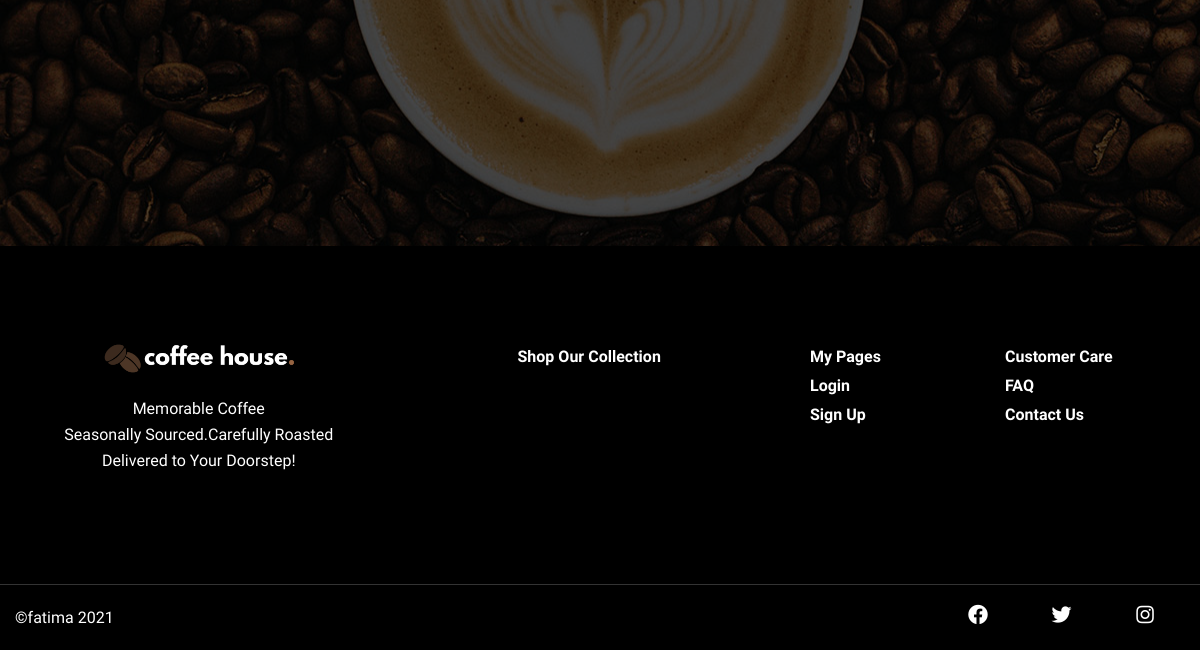
Before: /contact (lower part) with the older database file.
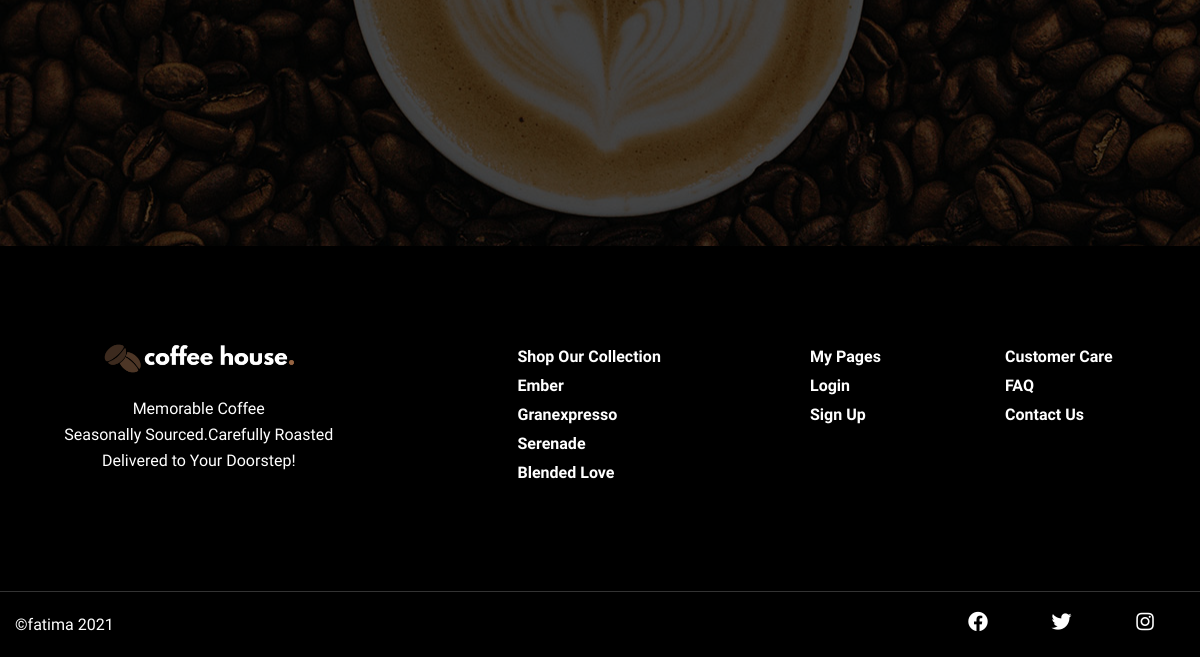
After: the same page with the newer database file.
### products/models.py (models this page shows, shortened)
class Product(models.Model):
    name = models.CharField(max_length=250)
    sku = models.CharField(max_length=40, null=True, blank=True)
    description = models.TextField(null=True, blank=True)
    price = models.DecimalField(max_digits=5, decimal_places=2, null=False, default=0)
    image = models.ImageField(null=True, blank=True, upload_to='static/uploaded_images')
    image_link = models.URLField(max_length=1024, null=True, blank=True)
    in_stock = models.BooleanField(default=True)

### contact/views.py (the view)
# urls.py: path('', include('contact.urls')),
def contact(request):
    products = Product.objects.all()
    product_data = []
    product_url = [{'name':p.name} for p in products]
    cart_data = request.session['cart'] if 'cart' in request.session else {}
    has_item = True if len(cart_data)>0 else False
    for product in products:
        product_data.append({
            'image':str(product.image.url).replace('static',''),
            'name':product.name,
            'price':float(product.price),
            'description':product.description,
            'sku':product.sku
        })
    request.session['data'] = product_url
    return render(request, 'contacts/contact.html', {'data':product_data,'cart':cart_data,'has_item':has_item})

### contact/templates/contacts/contact.html (shortened to what this page needs)
{% extends 'account/base.html' %}
{% load static %}

### templates/allauth/account/base.html (shortened to what this page needs)
{% load static %}
<!DOCTYPE html>
<html lang="en">
<head>
    <link rel="stylesheet" href="{% static 'assets/bootstrap/css/bootstrap.min.css' %}">
    <link rel="stylesheet" href="{% static 'assets/fonts/font-awesome.min.css' %}">
    <link rel="stylesheet" href="{% static 'assets/css/all.min.css' %}">
    <link rel="stylesheet" href="{% static 'assets/css/magnific-popup.css' %}">
    <link rel="stylesheet" href="{% static 'assets/css/animate.min.css' %}">
    <link rel="stylesheet" href="{% static 'assets/css/style.css' %}">
    <link rel="stylesheet" href="{% static 'assets/css/responsive.css' %}">
</head>
<body>
    <section class="shop-our-collection">
    </section>
    <section class="footer-top-area section-padding">
        <div class="container">
            <div class="row">
                <div class="col-md-5 col-sm-5">
                    <div class="footer-logo">
                        <a href="{% url 'home' %}"><img src="{% static 'assets/images/logo.png' %}" alt="logo"></a>
                    </div>
                    <h6> Memorable Coffee <br> Seasonally Sourced.Carefully Roasted <br>Delivered to Your Doorstep!</h6>
                </div>
                <div class="col-md-3 col-sm-3">
                    <div class="single-footer-top">
                        <div class="footer-menu">
                            <ul>
                                <li><a href="{% url 'home' %}">Shop Our Collection</a></li>
                                {% for d in request.session.data %}
                                <li><a href="{% url 'product' name=d.name %}">{{d.name}}</a></li>
                                {% endfor %}
                            </ul>
                        </div>
                    </div>
                </div>
                <div class="col-md-2 col-sm-2">
                    <div class="single-footer-top">
                        <div class="footer-menu">
                            <ul>
                                <li><a href="{% url 'userprofile' %}">My Pages</a></li>
                                <li><a href="{% url 'account_login' %}">Login</a></li>
                                <li><a href="{% url 'account_signup' %}">Sign Up</a></li>
                            </ul>
                        </div>
                    </div>
                </div>
                <div class="col-md-2 col-sm-2">
                    <div class="single-footer-top">
                        <div class="footer-menu">
                            <ul>
                                <li><a href="">Customer Care</a></li>
                                <li><a href="{% url 'faq' %}">FAQ</a></li>
                                <li><a href="{% url 'contact' %}">Contact Us</a></li>
                            </ul>
                        </div>
                    </div>
                </div>
            </div>
        </div>
    </section>
    <footer class="footer-area section-padding">
        <div class="container-fluid">
            <div class="row">
                <div class="col-sm-6 col-xs-6">
                    <div class="footer-text">
                        <h6>&copy;Fatima 2021 </h6>
                    </div>
                </div>
                <div class="col-md-6 col-xs-6">
                    <div class="contact-social text-right">
                        <ul>
                            <li><a href="https://www.facebook.com/profile.php?id=100069528111092" target="_blank"><i class="fab fa-facebook"></i></a></li>
                            <li><a href="https://twitter.com/coffeeh41438675" target="_blank"><i class="fab fa-twitter" ></i></a></li>
                            <li><a href="https://www.instagram.com/coffeehouse152522" target="_blank"><i class="fab fa-instagram" ></i></a></li>
                        </ul>
                    </div>
                </div>
            </div>
        </div>
    </footer>
</body>
</html>

Changed rows visible on the page:
added Product: name "Ember"
added Product: name "Granexpresso"
added Product: name "Serenade"
added Product: name "Blended Love"
